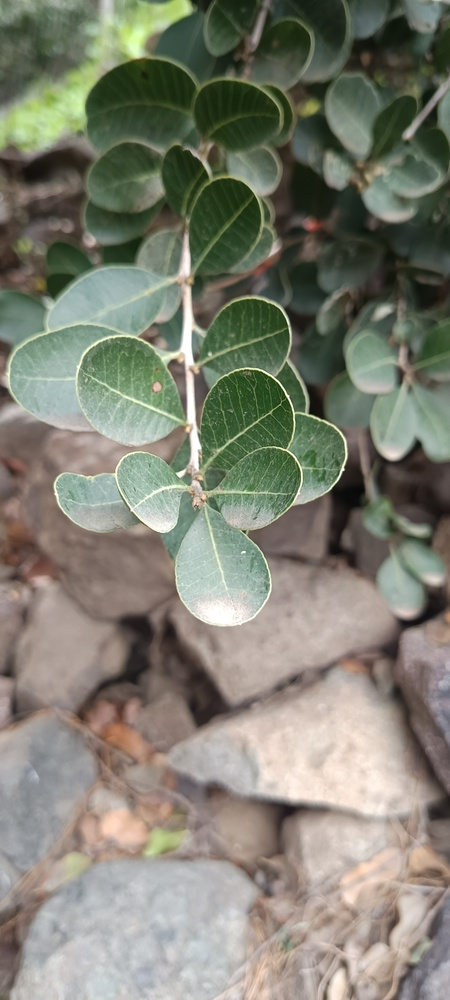
#> input picture vision_v02/tests/SP002_LC001_ramilla_01.jpg, 450 x 1000 px, shrunk from 1800 x 4000 before the run; its folder holds only this picture in this run
$ python -i classify_leaf_candidates.py   (imports and definitions only)   (older library calls are emulated)
#> lines starting #> are read from the running program, lines starting #| are printed output that depends on the picture; after the words box and inside, x2 and y2 are one past the last pixel; in counts of white or black regions, pixels touching at a corner belong together
from pathlib import Path

import cv2
import numpy as np
import csv
from skimage.morphology import remove_small_objects, skeletonize


BASE_DIR = Path(__file__).resolve().parent
RESULTS_DIR = BASE_DIR / "results"


# ============================================================
# 1. LOCALIZAR CARPETA DE CANDIDATOS
# ============================================================

# [4 lines that did not run here, left out]

# [2 lines not run here, left out]

# [1 line that did not run here, left out]

# [4 lines that did not run here, left out]

# [6 lines not run here, left out]


# ============================================================
# 2. FUNCION PARA ANALIZAR UN CANDIDATO
# ============================================================

def analyze_candidate(image_path):

#> called with image_path = '../tests/SP002_LC001_ramilla_01.jpg'
    image = cv2.imread(str(image_path))
#> image is the input picture: shape (1000, 450, 3); mean B, G, R 114.2, 127.8, 127.1

    if image is None:
        return None

    gray = cv2.cvtColor(
        image,
        cv2.COLOR_BGR2GRAY
    )

    # --------------------------------------------------------
    # MASCARA DEL POLIGONO
    # --------------------------------------------------------

    _, initial_mask = cv2.threshold(
        gray,
        10,
        255,
        cv2.THRESH_BINARY
    )
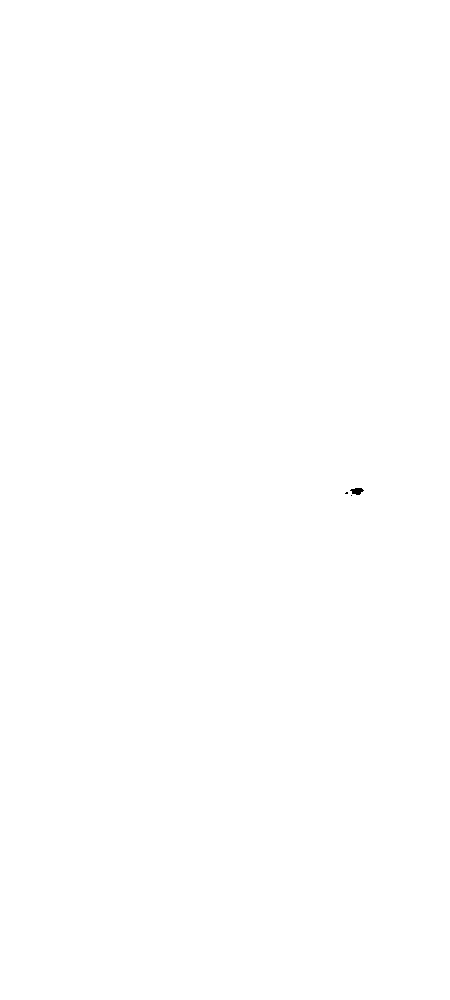
#> initial_mask: shape (1000, 450); 100% white; 3 black regions (2 under 20 px)

    contours, _ = cv2.findContours(
        initial_mask,
        cv2.RETR_EXTERNAL,
        cv2.CHAIN_APPROX_NONE
    )
#> contours = 1 contour; box (x1, y1, x2, y2) and area: (0, 0, 450, 1000) 448551

    if not contours:
        return None

    contour = max(
        contours,
        key=cv2.contourArea
    )
#> contour = contour of 2896 points, box (x1, y1, x2, y2) (0, 0, 450, 1000), area 448551

    area = cv2.contourArea(contour)
#> area = 448551

    if area < 50:
        return None

    leaf_mask = np.zeros_like(
        initial_mask
    )

    cv2.drawContours(
        leaf_mask,
        [contour],
        -1,
        255,
        cv2.FILLED
    )
#> leaf_mask: shape (1000, 450); every value is 255

    # --------------------------------------------------------
    # GEOMETRIA EXTERNA
    # --------------------------------------------------------

    rect = cv2.minAreaRect(
        contour
    )
#> rect = ((224.5, 499.5), (999, 449), -90)

    w, h = rect[1]
#> w = 999; h = 449

    if w <= 0 or h <= 0:
        return None

    major = max(w, h)
#> major = 999
    minor = max(min(w, h), 1)
#> minor = 449

    elongation = major / minor
#> elongation = 2.22

    perimeter = cv2.arcLength(
        contour,
        True
    )
#> perimeter = 2896

    compactness = (
        4 * np.pi * area / (perimeter ** 2)
        if perimeter > 0
        else 0
    )
#> compactness = 0.672

    # --------------------------------------------------------
    # MASCARA INTERIOR
    # --------------------------------------------------------

    inner_mask = cv2.erode(
        leaf_mask,
        np.ones((11, 11), np.uint8),
        iterations=1
    )

    if np.count_nonzero(inner_mask) == 0:
        return None

    # --------------------------------------------------------
    # RESPUESTA DE NERVADURAS
    # --------------------------------------------------------

    lab = cv2.cvtColor(
        image,
        cv2.COLOR_BGR2LAB
    )
#> lab: shape (1000, 450, 3); mean of channels 0, 1, 2 133.5, 125.2, 135.6

    L, A, B = cv2.split(lab)

    clahe = cv2.createCLAHE(
        clipLimit=2.0,
        tileGridSize=(8, 8)
    )

    L_enhanced = clahe.apply(L)
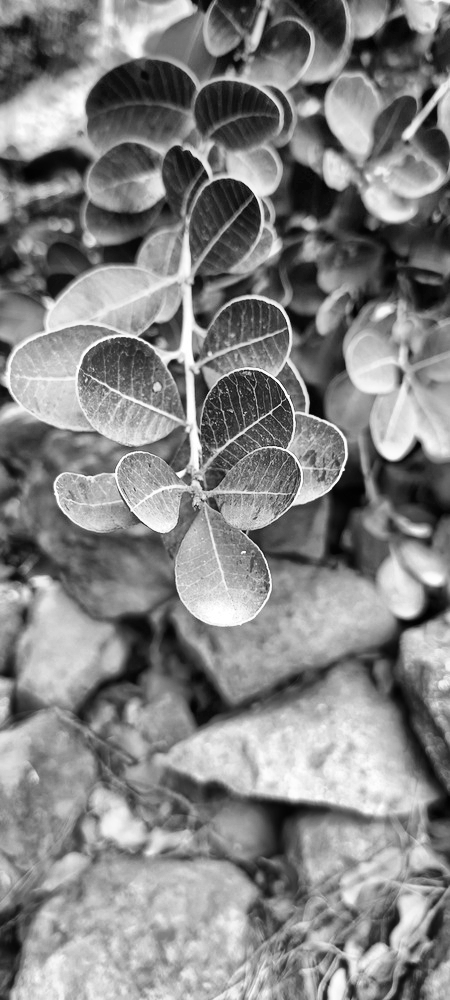
#> L_enhanced: shape (1000, 450); min 1, max 255, mean 132

    background = cv2.GaussianBlur(
        L_enhanced,
        (0, 0),
        sigmaX=15,
        sigmaY=15
    )
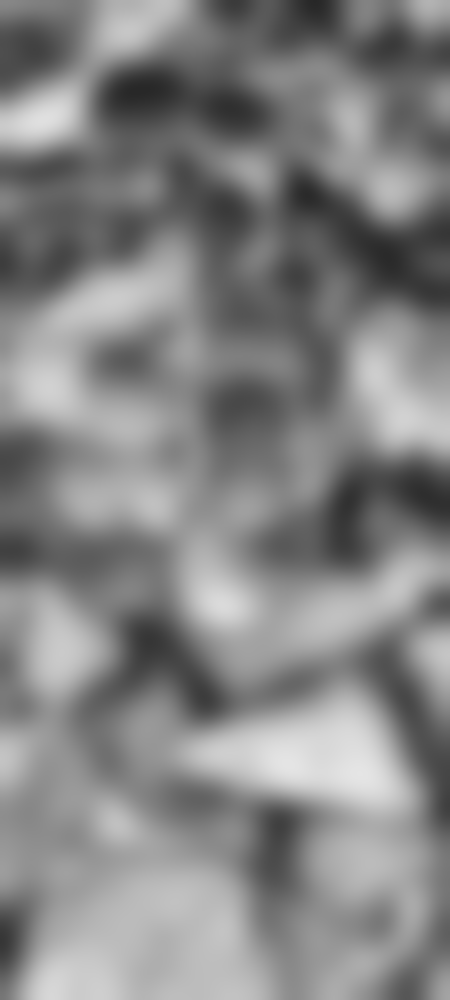
#> background: shape (1000, 450); min 39, max 229, mean 132

    vein_response = cv2.subtract(
        L_enhanced,
        background
    )
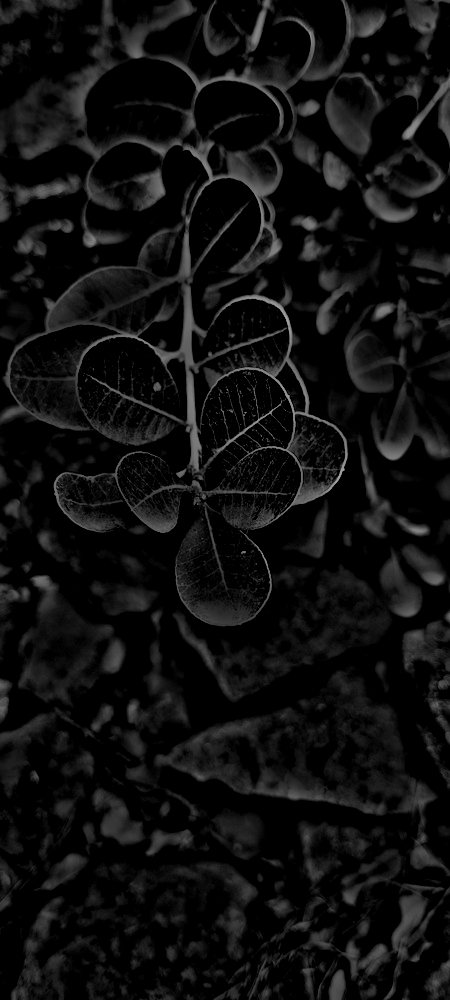
#> vein_response: shape (1000, 450); min 0, max 165, mean 15.6

    vein_response[
        inner_mask == 0
    ] = 0

    vein_response = cv2.GaussianBlur(
        vein_response,
        (3, 3),
        0
    )

    leaf_values = vein_response[
        inner_mask > 0
    ]

    if len(leaf_values) == 0:
        return None

    threshold_value = np.percentile(
        leaf_values,
        78
    )
#> threshold_value = 27

    binary = np.zeros_like(
        vein_response
    )

    binary[
        (vein_response >= threshold_value)
        & (inner_mask > 0)
    ] = 255

    # --------------------------------------------------------
    # LIMPIEZA
    # --------------------------------------------------------

    clean_bool = remove_small_objects(
        binary > 0,
        min_size=35,
        connectivity=2
    )

    clean = (
        clean_bool.astype(np.uint8)
        * 255
    )

    clean = cv2.morphologyEx(
        clean,
        cv2.MORPH_CLOSE,
        np.ones((3, 3), np.uint8),
        iterations=1
    )

    clean_bool = remove_small_objects(
        clean > 0,
        min_size=45,
        connectivity=2
    )

    clean = (
        clean_bool.astype(np.uint8)
        * 255
    )

    # --------------------------------------------------------
    # QUITAR BORDE
    # --------------------------------------------------------

    safe_inner = cv2.erode(
        leaf_mask,
        np.ones((17, 17), np.uint8),
        iterations=1
    )

    clean = cv2.bitwise_and(
        clean,
        safe_inner
    )
#> clean: shape (1000, 450); 22.4% white; 158 white regions, largest, box (x1, y1, x2, y2) and area: (0, 0, 386, 626) 39655, (155, 718, 386, 815) 4613, (58, 0, 117, 132) 2202

    # --------------------------------------------------------
    # ESQUELETO
    # --------------------------------------------------------

    skeleton_bool = skeletonize(
        clean > 0
    )
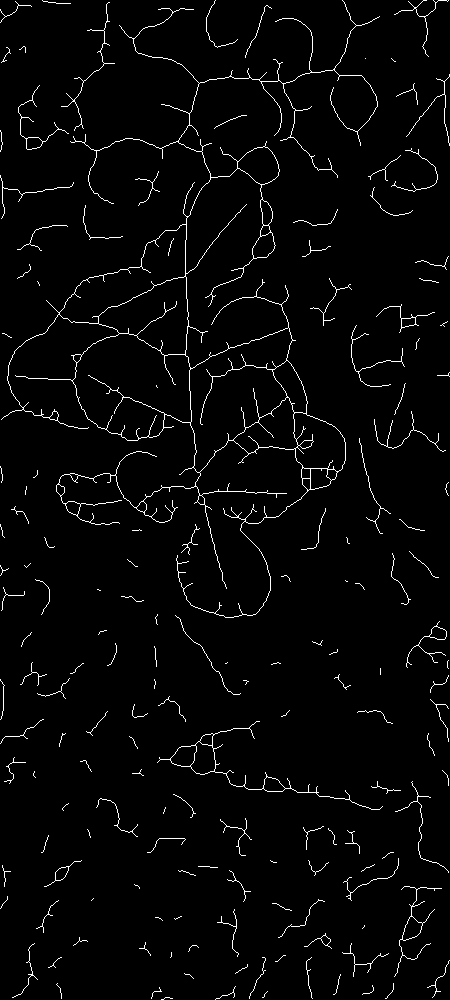
#> skeleton_bool: shape (1000, 450) bool; 2.7% white in thin lines or dots

    skeleton = (
        skeleton_bool.astype(np.uint8)
        * 255
    )
#> skeleton: shape (1000, 450); 2.7% white in thin lines or dots

    skeleton_pixels = int(
        np.count_nonzero(skeleton)
    )
#> skeleton_pixels = 12142

    if skeleton_pixels == 0:

        return {
            "filename": image_path.name,
            "area": area,
            "elongation": elongation,
            "compactness": compactness,
            "network_pixels": 0,
            "network_density": 0,
            "endpoints": 0,
            "junctions": 0,
            "main_span_ratio": 0,
            "main_thickness": 0,
            "main_found": 0,
        }

    # --------------------------------------------------------
    # DENSIDAD DE RED
    # --------------------------------------------------------

    polygon_pixels = max(
        np.count_nonzero(leaf_mask),
        1
    )
#> polygon_pixels = 450000

    network_density = (
        skeleton_pixels
        / polygon_pixels
    )
#> network_density = 0.027

    # --------------------------------------------------------
    # NODOS DE LA RED
    # --------------------------------------------------------

    skeleton_binary = (
        skeleton > 0
    ).astype(np.uint8)

    neighbor_kernel = np.array([
        [1, 1, 1],
        [1, 0, 1],
        [1, 1, 1]
    ], dtype=np.uint8)

    neighbors = cv2.filter2D(
        skeleton_binary,
        cv2.CV_16S,
        neighbor_kernel
    )

    endpoints_mask = (
        (skeleton_binary == 1)
        & (neighbors == 1)
    )
#> endpoints_mask: shape (1000, 450) bool; 0.13% white in thin lines or dots

    junction_mask = (
        (skeleton_binary == 1)
        & (neighbors >= 3)
    )
#> junction_mask: shape (1000, 450) bool; 0.24% white in thin lines or dots

    endpoints = int(
        np.count_nonzero(
            endpoints_mask
        )
    )
#> endpoints = 583

    # Agrupar bifurcaciones cercanas
    junction_image = (
        junction_mask.astype(np.uint8)
        * 255
    )
#> junction_image: shape (1000, 450); 0.24% white in thin lines or dots

    junction_image = cv2.dilate(
        junction_image,
        np.ones((3, 3), np.uint8),
        iterations=1
    )
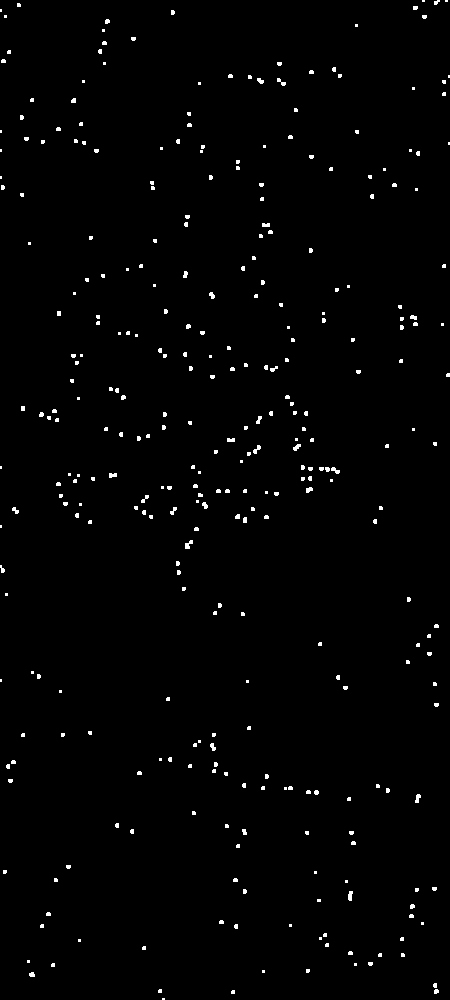
#> junction_image: shape (1000, 450); 1.2% white; 325 white regions (286 under 20 px), largest, box (x1, y1, x2, y2) and area: (185, 540, 193, 549) 42, (348, 891, 353, 901) 39, (253, 445, 261, 454) 36

    n_junctions, _, _, _ = (
        cv2.connectedComponentsWithStats(
            junction_image,
            connectivity=8
        )
    )
#> n_junctions = 326

    junctions = max(
        n_junctions - 1,
        0
    )
#> junctions = 325

    # --------------------------------------------------------
    # GROSOR DE LA RED
    # --------------------------------------------------------

    distance = cv2.distanceTransform(
        clean,
        cv2.DIST_L2,
        5
    )
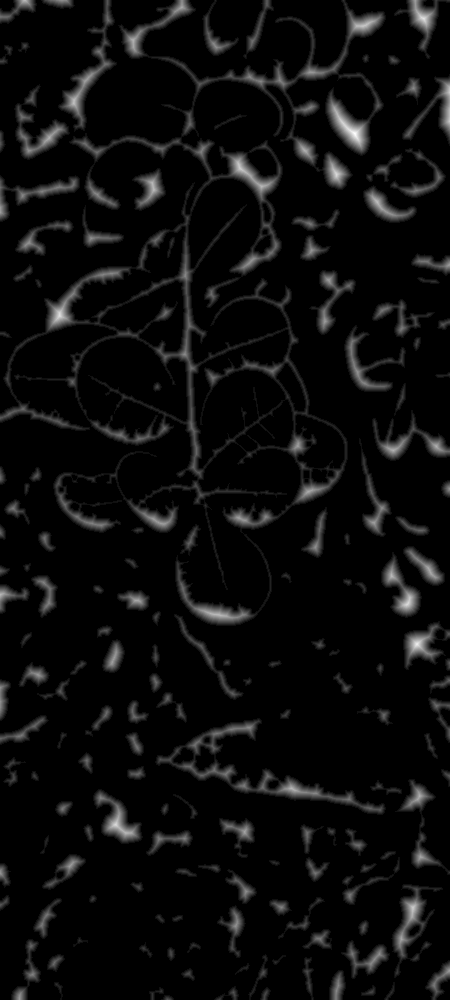
#> distance: shape (1000, 450) float32; min 0, max 15.18, mean 0.702; drawn with min black and max white

    skeleton_thickness = distance[
        skeleton > 0
    ]
#> skeleton_thickness = 12142 values, max 13.39 at index 1714, min 1 at index 6, mean 3.93

    if len(skeleton_thickness) == 0:

        thickness_threshold = 0

    else:

        thickness_threshold = np.percentile(
            skeleton_thickness,
            70
        )
#> thickness_threshold = 5

    # --------------------------------------------------------
    # BUSCAR ESTRUCTURA PRINCIPAL
    # --------------------------------------------------------

    thick_skeleton = np.zeros_like(
        skeleton
    )

    thick_skeleton[
        (skeleton > 0)
        & (distance >= thickness_threshold)
    ] = 255

    thick_region = cv2.dilate(
        thick_skeleton,
        np.ones((7, 7), np.uint8),
        iterations=2
    )

    n_labels, labels, stats, _ = (
        cv2.connectedComponentsWithStats(
            thick_region,
            connectivity=8
        )
    )

    best_span = 0
    best_thickness = 0
    best_score = 0

    for label in range(
        1,
        n_labels
    ):

        ys, xs = np.where(
            labels == label
        )

        if len(xs) < 10:
            continue

        valid = skeleton[
            ys,
            xs
        ] > 0

        xs = xs[valid]
        ys = ys[valid]

        if len(xs) < 10:
            continue

        points = np.column_stack(
            [xs, ys]
        ).astype(np.float32)

        component_rect = cv2.minAreaRect(
            points
        )

        rw, rh = component_rect[1]

        span = max(rw, rh)

        mean_thickness = float(
            np.mean(
                distance[
                    ys,
                    xs
                ]
            )
        )

        score = (
            span
            * mean_thickness
            * np.sqrt(len(xs))
        )

        if score > best_score:

            best_score = score
            best_span = span
            best_thickness = mean_thickness
#> this loop made 131 passes
#> (component_rect, rw, rh, span, mean_thickness, score, best_score, best_span) on passes 1, 5, 6, 10, 43: (((12.8, 8.77), (34.89, 11.78), -27.3), 34.89, 11.78, 34.89, 4.61, 1102.9, 1102.9, 34.89), (((416.6, 23.55), (49.67, 28.77), -76.91), 49.67, 28.77, 49.67, 6.58, 3133.5, 3133.5, 49.67), (((160.5, 24), (70.94, 35.66), -32.47), 70.94, 35.66, 70.94, 6.07, 4456.9, 4456.9, 70.94), (((87.18, 83.92), (90.07, 30.41), -64.5), 90.07, 30.41, 90.07, 6.17, 6666.1, 6666.1, 90.07), (((174, 313.3), (45.95, 125), -3.47), 45.95, 125, 125, 4.98, 9134.1, 9134.1, 125)
#> (rw, rh, span, mean_thickness, score, best_score, best_span, best_thickness) on pass 103: (20.26, 183.2, 183.2, 5.17, 16244.3, 16244.3, 183.2, 5.17)
#> after the loop, best_score = 16244.3; best_span = 183.2; best_thickness = 5.17

    # --------------------------------------------------------
    # LONGITUD RELATIVA DE LA PRINCIPAL
    # --------------------------------------------------------

    main_span_ratio = (
        best_span / major
        if major > 0
        else 0
    )
#> main_span_ratio = 0.183

    main_found = int(
        best_span > 0
    )
#> main_found = 1

    return {
#> (the run stopped early here; a loop or call above may not have finished)
